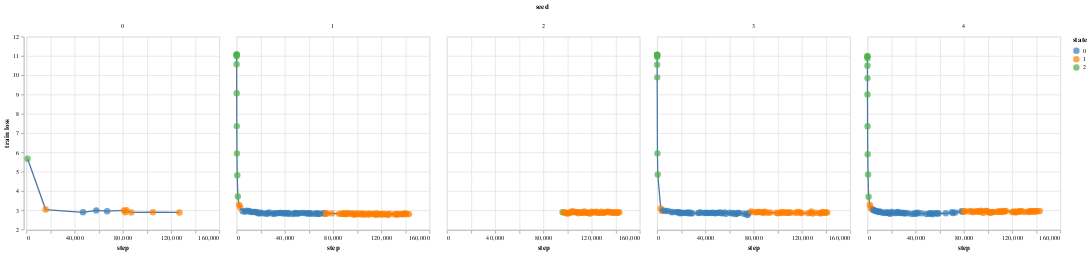

Notebook cell for this chart:
### Markdown cell above
#### Train loss
Unfortunately, WandB has not always stored the train loss correctly (connection issues?).

### Code cell
from utils import load_loss

df_loss_70m = load_loss("results/loss/Pythia/train_loss_70m_seed{}.csv", last_steps=False)
training_map.show_training_states("train loss", data=df_loss_70m)

### Figure 1 — Vega-Lite specification as saved in the notebook (floating-point values rounded to 4 significant figures; data arrays with more than 128 entries replaced by an {"elided": "..."} marker saying what was removed)
{"config": {"view": {"continuousWidth": 300, "continuousHeight": 300}}, "data": {"name": "data-127b3d2133ff5762b828f6be3852bcbe"}, "facet": {"column": {"field": "seed", "type": "quantitative"}}, "spec": {"layer": [{"mark": {"type": "line"}, "encoding": {"x": {"axis": {"title": "step"}, "field": "step", "scale": {"type": "linear"}, "type": "quantitative"}, "y": {"axis": {"title": "train loss"}, "field": "score", "scale": {"zero": false}, "type": "quantitative"}}}, {"mark": {"type": "circle", "size": 100}, "encoding": {"color": {"field": "state", "scale": {"range": ["#377eb8", "#ff7f00", "#4daf4a", "#f781bf", "#a65628", "#984ea3", "#999999", "#e41a1c", "#dede00"]}, "type": "nominal"}, "x": {"axis": {"title": "step"}, "field": "step", "scale": {"type": "linear"}, "type": "quantitative"}, "y": {"field": "score", "scale": {"zero": false}, "type": "quantitative"}}}]}, "$schema": "https://vega.github.io/schema/vega-lite/v5.15.1.json", "datasets": {"data-127b3d2133ff5762b828f6be3852bcbe": {"elided": "379 records"}}}
